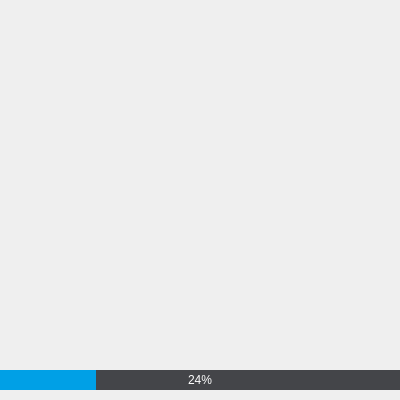
<?xml version="1.0" encoding="UTF-8"?>
<ui version="4.0">
 <class>SplashForm</class>
 <widget class="QWidget" name="SplashForm">
  <property name="geometry">
   <rect>
    <x>0</x>
    <y>0</y>
    <width>400</width>
    <height>400</height>
   </rect>
  </property>
  <property name="windowTitle">
   <string>Form</string>
  </property>
  <property name="styleSheet">
   <string notr="true">QProgressBar{
        border: none;
        color: white;
        text-align: center;
        background: rgb(68, 69, 73);
}
QProgressBar::chunk {
        border: none;
        background: rgb(0, 160, 230);
}</string>
  </property>
  <widget class="QProgressBar" name="progressBar">
   <property name="geometry">
    <rect>
     <x>0</x>
     <y>370</y>
     <width>400</width>
     <height>20</height>
    </rect>
   </property>
   <property name="sizePolicy">
    <sizepolicy hsizetype="Fixed" vsizetype="Fixed">
     <horstretch>0</horstretch>
     <verstretch>0</verstretch>
    </sizepolicy>
   </property>
   <property name="value">
    <number>24</number>
   </property>
  </widget>
  <widget class="QLabel" name="lab_info">
   <property name="geometry">
    <rect>
     <x>120</x>
     <y>340</y>
     <width>161</width>
     <height>21</height>
    </rect>
   </property>
   <property name="text">
    <string/>
   </property>
  </widget>
  <widget class="WidgetBase" name="wid_icon" native="true">
   <property name="geometry">
    <rect>
     <x>125</x>
     <y>100</y>
     <width>150</width>
     <height>200</height>
    </rect>
   </property>
   <property name="sizePolicy">
    <sizepolicy hsizetype="Fixed" vsizetype="Fixed">
     <horstretch>0</horstretch>
     <verstretch>0</verstretch>
    </sizepolicy>
   </property>
  </widget>
 </widget>
 <customwidgets>
  <customwidget>
   <class>WidgetBase</class>
   <extends>QWidget</extends>
   <header>widgetbase.h</header>
   <container>1</container>
  </customwidget>
 </customwidgets>
 <resources/>
 <connections/>
</ui>
